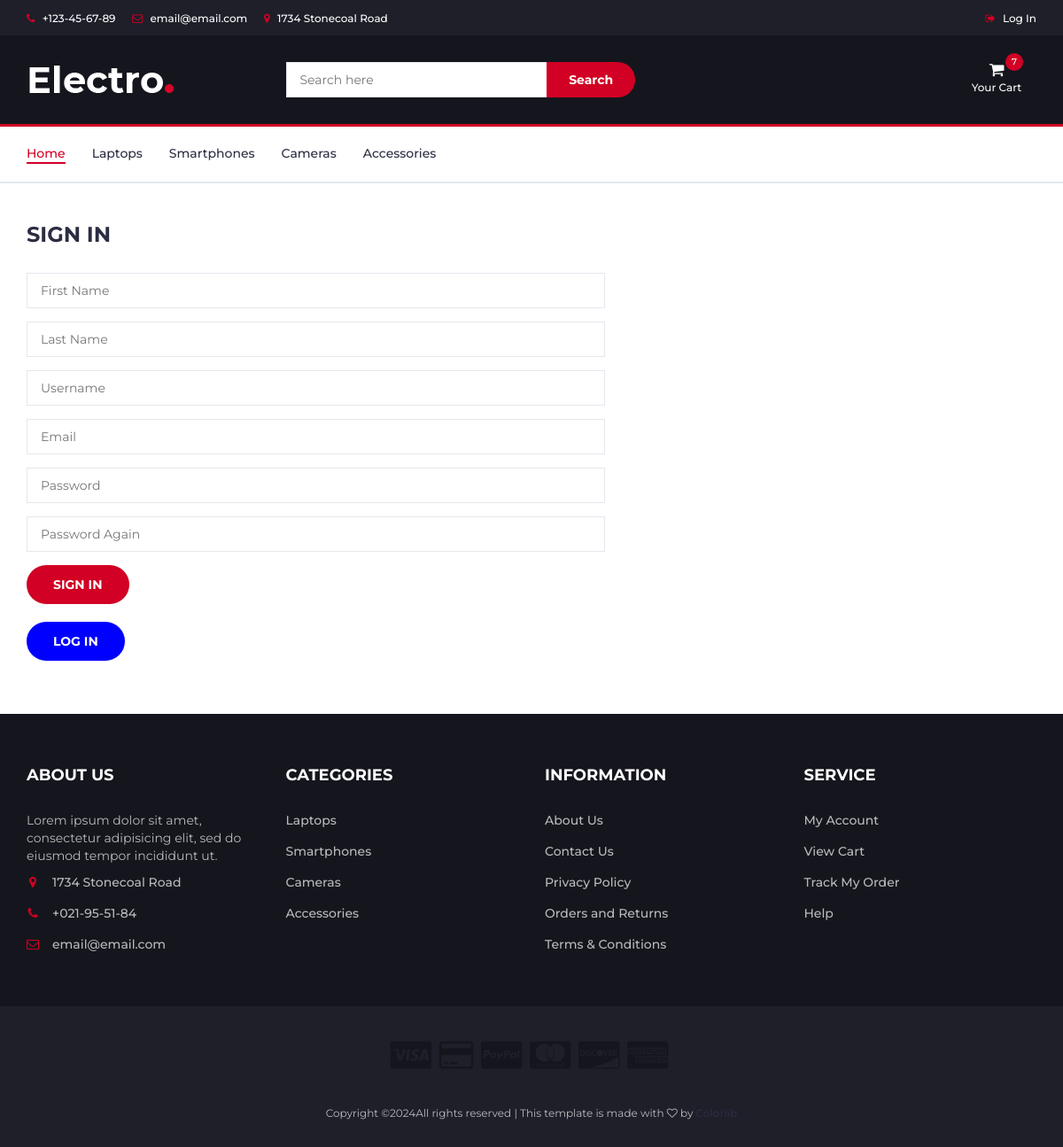
/users/registration/, run on the app's committed database.
### carts/models.py (models this page shows, shortened)
class Cart(models.Model):
    user = models.ForeignKey(to=User, on_delete=models.CASCADE, blank=True, null=True)
    product = models.ForeignKey(to=Product, on_delete=models.CASCADE)
    quantity = models.SmallIntegerField(default=0)
    session_key = models.CharField(max_length=32, blank=True, null=True)
    created_timestampt = models.DateTimeField(auto_now_add=True)
    class Meta:
        db_table = "cart"
    objects = CartQuerySet().as_manager()
    def products_price(self):
        return round(self.product.sell_price() * self.quantity)

### main/models.py (models this page shows, shortened)
class Category(models.Model):
    name = models.CharField(max_length=150, unique=True)
    slug = models.SlugField(max_length=200, unique=True)
    image = models.ImageField(upload_to='category_images')
    class Meta:
        verbose_name_plural = "Categories"

### users/views.py (the view)
# urls.py: path("registration/", views.registration, name="registration"),
def registration(request):
    categories = Category.objects.all()
    if request.method == "POST":
        form = UserRegistrationForm(data=request.POST)
        if form.is_valid():
            form.save()
            user = form.instance
            auth.login(request, user)
            return HttpResponseRedirect(reverse("main:index"))
    else:
        form = UserRegistrationForm()
    context = {"title": "Sign In", "categories": categories, "form": form}
    return render(request, "users/registration.html", context)

### users/forms.py
class UserRegistrationForm(UserCreationForm):
    first_name = forms.CharField()
    last_name = forms.CharField()
    username = forms.CharField()
    email = forms.CharField()
    password1 = forms.CharField()
    password2 = forms.CharField()
    class Meta:
        model = User
        fields = (
            "first_name",
            "last_name",
            "username",
            "email",
            "password1",
            "password2",
        )

### carts/models.py (called while the page is built)
    def total_price(self):
        return sum(cart.products_price() for cart in self)

    def total_quantity(self):
        if self:
            return sum(cart.quantity for cart in self)
        return 0

### carts/templatetags/cart_tags.py (called while the page is built)
@register.simple_tag()
def user_carts(request):
    return get_user_carts(request)

### carts/utils.py (called while the page is built)
def get_user_carts(request):
    if request.user.is_authenticated:
        return Cart.objects.filter(user=request.user)
    if not request.session.session_key:
        request.session.create()
    return Cart.objects.filter(session_key=request.session.session_key)

### main/models.py (called while the page is built)
    def sell_price(self):
        if self.discount:
            return round(self.price - (self.price * self.discount / 100), 2)
        return self.price

### main/templatetags/custom_filters.py (called while the page is built)
@register.filter(name="add_spaces")
def add_spaces(value):
    return "{:,.0f}".format(value).replace(",", " ")

### users/templates/users/registration.html (shortened to what this page needs)
{% extends 'base.html' %}
{% load static %}
{% block content %}
  <div class="section">
    <div class="container">
      <div class="row">
        <div class="col-md-7">
          <div class="billing-details">
            <div class="section-title">
              <h3 class="title">SIGN IN</h3>
            </div>
            <form action="{% url 'users:registration' %}" method="POST">
              <div class="form-group">
                <input class="input" type="text" name="first_name" id="id_first_name" placeholder="First Name" required />
              </div>
              <div class="form-group">
                <input class="input" type="text" name="last_name" id="id_last_name" placeholder="Last Name" required />
              </div>
              <div class="form-group">
                <input class="input" type="text" name="username" id="id_username" placeholder="Username" required />
              </div>
              <div class="form-group">
                <input class="input" type="email" name="email" id="id_email" placeholder="Email" required />
              </div>
              <div class="form-group">
                <input class="input" type="password" name="password1" id="id_password1" placeholder="Password" required />
              </div>
              <div class="form-group">
                <input class="input" type="password" name="password2" id="id_password2" placeholder="Password Again" required />
              </div>
              <button type="submit" class="primary-btn order-submit">SIGN IN</button>
            </form>
            <br />
            <a class="primary-btn order-submit" style="background-color: blue;" href="{% url 'users:login' %}">Log in</a>
          </div>
        </div>
      </div>
    </div>
  </div>
{% endblock %}

### templates/base.html (shortened to what this page needs)
{% load static %}
{% load goods_tags %}
{% load cart_tags %}
{% user_carts request as carts %}
<!DOCTYPE html>
<html lang="en">
  <head>
    <link type="text/css" rel="stylesheet" href="{% static 'css/bootstrap.min.css' %}" />
    <link type="text/css" rel="stylesheet" href="{% static 'css/slick.css' %}" />
    <link type="text/css" rel="stylesheet" href="{% static 'css/slick-theme.css' %}" />
    <link type="text/css" rel="stylesheet" href="{% static 'css/nouislider.min.css' %}" />
    <link rel="stylesheet" href="{% static 'css/font-awesome.min.css' %}" />
    <link type="text/css" rel="stylesheet" href="{% static 'css/style.css' %}" />
  </head>
  <body>
    <header>
      <div id="top-header">
        <div class="container">
          <ul class="header-links pull-left">
            <li>
              <a href="#"><i class="fa fa-phone"></i> +123-45-67-89</a>
            </li>
            <li>
              <a href="#"><i class="fa fa-envelope-o"></i> email@email.com</a>
            </li>
            <li>
              <a href="#"><i class="fa fa-map-marker"></i> 1734 Stonecoal Road</a>
            </li>
          </ul>
          <ul class="header-links pull-right">
            {% if not user.is_authenticated %}
              <li>
                <a href="{% url 'users:login' %}"><i class="fa fa-sign-out"></i> Log In</a>
              </li>
            {% endif %}
          </ul>
        </div>
      </div>
      <div id="header">
        <div class="container">
          <div class="row">
            <div class="col-md-3">
              <div class="header-logo">
                <a href="{% url 'main:index' %}" class="logo"><img src="{% static './img/logo.png' %}" alt="logo" /></a>
              </div>
            </div>
            <div class="col-md-6">
              <div class="header-search">
                <form action="{% url 'goods:search' %}" method="GET">
                  <input class="input" type="search" name="q" placeholder="Search here" />
                  <button class="search-btn">Search</button>
                </form>
              </div>
            </div>
            <div class="col-md-3 clearfix">
              <div class="header-ctn">
                <div class="dropdown">
                  <a class="dropdown-toggle" data-toggle="dropdown" aria-expanded="true">
                    <i class="fa fa-shopping-cart"></i>
                    <span>Your Cart</span>
                    <div class="qty">{{carts.total_quantity}}</div>
                  </a>
                </div>
              </div>
            </div>
          </div>
        </div>
      </div>
    </header>
    <nav id="navigation">
      <div class="container">
        <div id="responsive-nav">
          <ul class="main-nav nav navbar-nav">
            <li class="active">
              <a href="{% url 'main:index' %}">Home</a>
            </li>
            {% for category in categories %}
              <li>
                <a href="{% url 'goods:catalog' category.slug %}">{{ category.name }}</a>
              </li>
            {% endfor %}
          </ul>
        </div>
      </div>
    </nav>
    {% block content %}
    {% endblock %}
    <footer id="footer">
      <div class="section">
        <div class="container">
          <div class="row">
            <div class="col-md-3 col-xs-6">
              <div class="footer">
                <h3 class="footer-title">About Us</h3>
                <p>Lorem ipsum dolor sit amet, consectetur adipisicing elit, sed do eiusmod tempor incididunt ut.</p>
                <ul class="footer-links">
                  <li>
                    <a href="#"><i class="fa fa-map-marker"></i>1734 Stonecoal Road</a>
                  </li>
                  <li>
                    <a href="#"><i class="fa fa-phone"></i>+021-95-51-84</a>
                  </li>
                  <li>
                    <a href="#"><i class="fa fa-envelope-o"></i>email@email.com</a>
                  </li>
                </ul>
              </div>
            </div>
            <div class="col-md-3 col-xs-6">
              <div class="footer">
                <h3 class="footer-title">Categories</h3>
                <ul class="footer-links">
                  {% for category in categories %}
                    <li>
                      <a href="{% url 'goods:catalog' category.slug %}">{{ category.name }}</a>
                    </li>
                  {% endfor %}
                </ul>
              </div>
            </div>
            <div class="col-md-3 col-xs-6">
              <div class="footer">
                <h3 class="footer-title">Information</h3>
                <ul class="footer-links">
                  <li>
                    <a href="#">About Us</a>
                  </li>
                  <li>
                    <a href="#">Contact Us</a>
                  </li>
                  <li>
                    <a href="#">Privacy Policy</a>
                  </li>
                  <li>
                    <a href="#">Orders and Returns</a>
                  </li>
                  <li>
                    <a href="#">Terms & Conditions</a>
                  </li>
                </ul>
              </div>
            </div>
            <div class="col-md-3 col-xs-6">
              <div class="footer">
                <h3 class="footer-title">Service</h3>
                <ul class="footer-links">
                  <li>
                    <a href="#">My Account</a>
                  </li>
                  <li>
                    <a href="#">View Cart</a>
                  </li>
                  <li>
                    <a href="#">Track My Order</a>
                  </li>
                  <li>
                    <a href="#">Help</a>
                  </li>
                </ul>
              </div>
            </div>
          </div>
        </div>
      </div>
      <div id="bottom-footer" class="section">
        <div class="container">
          <div class="row">
            <div class="col-md-12 text-center">
              <ul class="footer-payments">
                <li>
                  <a href="#"><i class="fa fa-cc-visa"></i></a>
                </li>
                <li>
                  <a href="#"><i class="fa fa-credit-card"></i></a>
                </li>
                <li>
                  <a href="#"><i class="fa fa-cc-paypal"></i></a>
                </li>
                <li>
                  <a href="#"><i class="fa fa-cc-mastercard"></i></a>
                </li>
                <li>
                  <a href="#"><i class="fa fa-cc-discover"></i></a>
                </li>
                <li>
                  <a href="#"><i class="fa fa-cc-amex"></i></a>
                </li>
              </ul>
              <span class="copyright">
                Copyright &copy;All rights reserved | This template is made with <i class="fa fa-heart-o" aria-hidden="true"></i> by <a href="https://colorlib.com" target="_blank">Colorlib</a>
              </span>
            </div>
          </div>
        </div>
      </div>
    </footer>
  </body>
</html>

### static/css/style.css (style rules this page uses)
body { font-family: 'Montserrat', sans-serif; font-weight: 400; color: #333; }
h1, h2, h3, h4, h5, h6 { color: #2B2D42; font-weight: 700; margin: 0 0 10px; }
a { color: #2B2D42; font-weight: 500; -webkit-transition: 0.2s color; transition: 0.2s color; }
ul, ol { margin: 0; padding: 0; list-style: none }
.primary-btn { display: inline-block; padding: 12px 30px; background-color: #D10024; border: none; border-radius: 40px; color: #FFF; text-transform: uppercase; font-weight: 700; text-align: center; -webkit-transition: 0.2s all; transition: 0.2s all; }
.input { height: 40px; padding: 0px 15px; border: 1px solid #E4E7ED; background-color: #FFF; width: 100%; }
.section { padding-top: 30px; padding-bottom: 30px; }
.section-title { position: relative; margin-bottom: 30px; margin-top: 15px; }
.section-title .title { display: inline-block; text-transform: uppercase; margin: 0px; }
#top-header { padding-top: 10px; padding-bottom: 10px; background-color: #1E1F29; }
.header-links li { display: inline-block; margin-right: 15px; font-size: 12px; }
.header-links li:last-child { margin-right: 0px; }
.header-links li a { color: #FFF; }
.header-links li i { color: #D10024; margin-right: 5px; }
#header { padding-top: 15px; padding-bottom: 15px; background-color: #15161D; }
.header-logo { float: left; }
.header-logo .logo img { display: block; }
.header-search { padding: 15px 0px; }
.header-search form { position: relative; }
.header-search form .input { width: calc(100% - 260px); margin-right: -4px; }
.header-search form .search-btn { height: 40px; width: 100px; background: #D10024; color: #FFF; font-weight: 700; border: none; border-radius: 0px 40px 40px 0px; }
.header-ctn { float: right; padding: 15px 0px; }
.header-ctn>div { display: inline-block; }
.header-ctn>div>a { display: block; position: relative; width: 90px; text-align: center; color: #FFF; }
.header-ctn>div>a>i { display: block; font-size: 18px; }
.header-ctn>div>a>span { font-size: 12px; }
.header-ctn>div>a>.qty { position: absolute; right: 15px; top: -10px; width: 20px; height: 20px; line-height: 20px; text-align: center; border-radius: 50%; font-size: 10px; color: #FFF; background-color: #D10024; }
#navigation { background: #FFF; border-bottom: 2px solid #E4E7ED; border-top: 3px solid #D10024; }
.main-nav>li+li { margin-left: 30px }
.main-nav>li>a { padding: 20px 0px; }
.main-nav>li>a:hover, .main-nav>li>a:focus, .main-nav>li.active>a { color: #D10024; background-color: transparent; }
.main-nav>li>a:after { content: ""; display: block; width: 0%; height: 2px; background-color: #D10024; -webkit-transition: 0.2s all; transition: 0.2s all; }
.main-nav>li>a:hover:after, .main-nav>li>a:focus:after, .main-nav>li.active>a:after { width: 100%; }
.billing-details { margin-bottom: 30px; }
#footer { background: #15161D; color: #B9BABC; }
#bottom-footer { background: #1E1F29; }
.footer { margin: 30px 0px; }
.footer .footer-title { color: #FFF; text-transform: uppercase; font-size: 18px; margin: 0px 0px 30px; }
.footer-links li+li { margin-top: 15px; }
.footer-links li a { color: #B9BABC; }
.footer-links li i { margin-right: 15px; color: #D10024; width: 14px; text-align: center; }
.copyright { margin-top: 30px; display: block; font-size: 12px; }
.footer-payments li { display: inline-block; margin-right: 5px; }
.footer-payments li a { color: #15161D; font-size: 36px; display: block; }

### data on the page
Cart: total_quantity "7"
Category: name "Laptops"
Category: name "Smartphones"
Category: name "Cameras"
Category: name "Accessories"
